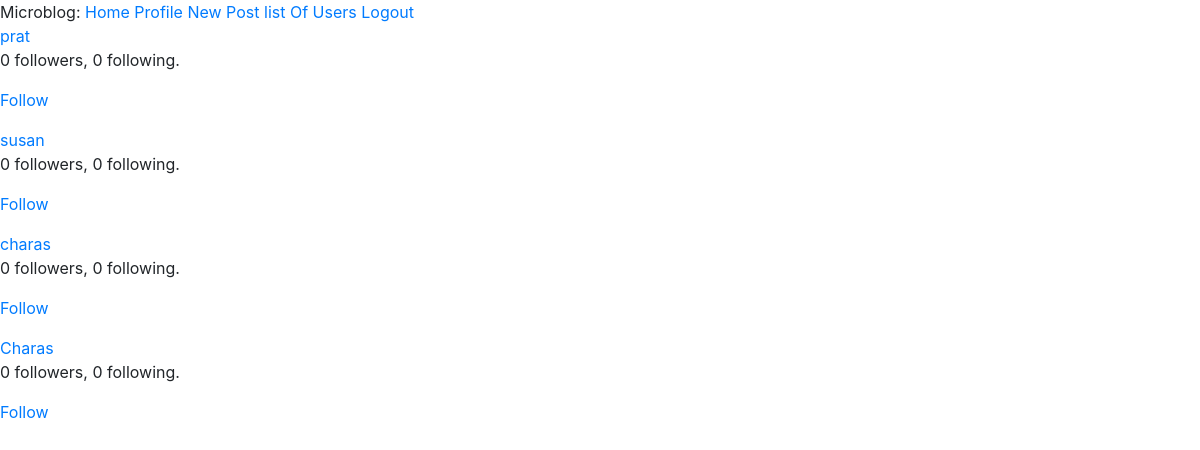
Screenshot of /all_users (signed in) with the database file from the repository.
### app/models.py (models this page shows, shortened)
class User(UserMixin, db.Model):
	id=db.Column(db.Integer, primary_key=True)
	username=db.Column(db.String(64), index=True, unique=True)
	email=db.Column(db.String(120), index=True, unique=True)
	password_hash = db.Column(db.String(128))
	posts = db.relationship('Post', backref='author', lazy='dynamic')
	about_me = db.Column(db.String(140))
	last_seen = db.Column(db.DateTime, default=datetime.utcnow)
	image_file = db.Column(db.String(20), nullable=False, default='profile_pics/default.jpg')
	followed = db.relationship(
        'User', secondary=followers,
        primaryjoin=(followers.c.follower_id == id),
        secondaryjoin=(followers.c.followed_id == id),
        backref=db.backref('followers', lazy='dynamic'), lazy='dynamic')
	member_of=db.relationship('Group', secondary=groupmember, backref=db.backref('members', lazy='dynamic'))
	def is_following(self, user):
		return self.followed.filter(
            followers.c.followed_id == user.id).count() > 0

### app/users/routes.py (the view)
@users.route('/all_users')
@login_required
def all_users():
    users = User.query.all()
    return render_template('all_users.html', users=users)

### app/models.py (called while the page is built)
@login.user_loader
def load_user(id):
    return User.query.get(int(id))

### app/templates/all_users.html
{% extends "base.html" %}
{% block content %}
<br/>
    {% for user in users %}
    <a href="{{ url_for('users.message', username=user.username) }}">{{ user.username}}</a>
     <p>{{ user.followers.count() }} followers, {{ user.followed.count() }} following.</p>
     {% if not current_user.is_following(user) %}
        <p><a href="{{ url_for('users.follow', username=user.username) }}">Follow</a></p>
        {% else %}
        <p><a href="{{ url_for('users.unfollow', username=user.username) }}">Unfollow</a></p>
    {% endif %}
     {% endfor %}
{% endblock %}

### rows the page displays
User: username "prat", followers.count "0", followed.count "0"
User: username "susan", followers.count "0", followed.count "0"
User: username "charas", followers.count "0", followed.count "0"
User: username "Charas", followers.count "0", followed.count "0"
